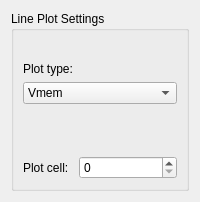
      <widget class="QWidget" name="sim_conf_stack_page_LinePlots">
       <layout class="QGridLayout" name="gridLayout_19">
        <item row="0" column="0">
         <widget class="QGroupBox" name="groupBox">
          <property name="title">
           <string>Line Plot Settings</string>
          </property>
          <layout class="QFormLayout" name="formLayout_3">
           <item row="1" column="0">
            <widget class="QLabel" name="label_63">
             <property name="text">
              <string>Plot type:</string>
             </property>
            </widget>
           </item>
           <item row="0" column="0">
            <spacer name="verticalSpacer_19">
             <property name="orientation">
              <enum>Qt::Vertical</enum>
             </property>
             <property name="sizeType">
              <enum>QSizePolicy::Fixed</enum>
             </property>
             <property name="sizeHint" stdset="0">
              <size>
               <width>20</width>
               <height>16</height>
              </size>
             </property>
            </spacer>
           </item>
           <item row="2" column="0" colspan="2">
            <widget class="QComboBox" name="comboBox">
             <item>
              <property name="text">
               <string>Vmem</string>
              </property>
             </item>
             <item>
              <property name="text">
               <string>Jmem</string>
              </property>
             </item>
             <item>
              <property name="text">
               <string>Ion</string>
              </property>
             </item>
             <item>
              <property name="text">
               <string>Pump rate</string>
              </property>
             </item>
            </widget>
           </item>
           <item row="3" column="0">
            <spacer name="verticalSpacer_30">
             <property name="orientation">
              <enum>Qt::Vertical</enum>
             </property>
             <property name="sizeHint" stdset="0">
              <size>
               <width>20</width>
               <height>40</height>
              </size>
             </property>
            </spacer>
           </item>
           <item row="4" column="0">
            <widget class="QLabel" name="label_67">
             <property name="text">
              <string>Plot cell:</string>
             </property>
            </widget>
           </item>
           <item row="4" column="1">
            <widget class="QSpinBox" name="spinBox"/>
           </item>
          </layout>
         </widget>
        </item>
       </layout>
      </widget>
